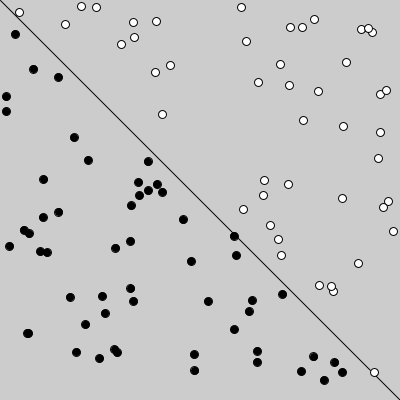
Frame 1 (no input)
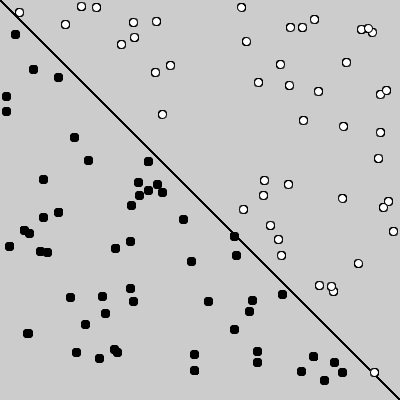
Frame 60 (the mouse pressed at the canvas centre just before this capture)
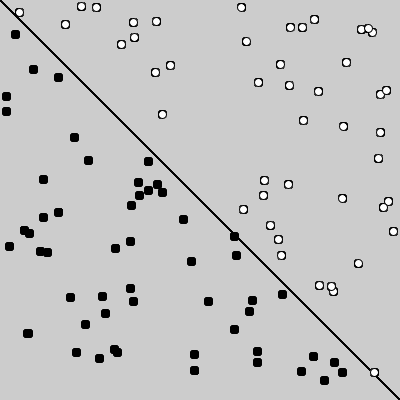
Frame 120 (the mouse held since frame 60 and released just before this capture)

The Processing sketch that drew these frames (run headless with seeded random() and noise(); from frame 60 on, the mouse is pressed at the canvas centre):

// Processing sketch: CC_SimplePerceptron
// ── CC_SimplePerceptron.pde
Perceptron p;
Point[] points = new Point[100];

void setup() {
  size(400, 400);
  p = new Perceptron();
  
  for(int i = 0; i < points.length; i++) {
    points[i] = new Point();
  }
  
  float[] inputs = {-1, 0.5};
  int guess = p.guess(inputs);
  println(guess);
  
  
}

void draw() {
  stroke(0);
  line(0,0,width,height);
  for(int i = 0; i < points.length; i++) {
    points[i].show();
  }
}
// ── Perceptron.pde
// Activator function
int sign(float n) {
  if(n >= 0) {
    return 1;
  } else {
    return -1;
  }
}

class Perceptron {

  float[] weights = new float[2];

  // Constructor
  Perceptron() {
    // Initialize the weights randomly
    for(int i = 0; i < weights.length; i++) {
      weights[i] = random(-1, 1);
    }
  }

  int guess(float[] inputs) {
    float sum = 0;
    for(int i = 0; i < weights.length; i++) {
      sum += inputs[i] * weights[i];
    }
    int output = sign(sum);
    return output;
  }

}
// ── Training.pde
class Point {
  float x;
  float y;
  int label;
  
  Point() {
    x = random(width);
    y = random(height);
    
    if(x > y) {
      label = 1;
    } else {
      label = -1;
    }
  }
  
  void show() {
    stroke(0);
    if (label == 1) {
      fill(255);
    } else {
      fill(0);
    }
    ellipse(x,y,8,8);
  }
}
